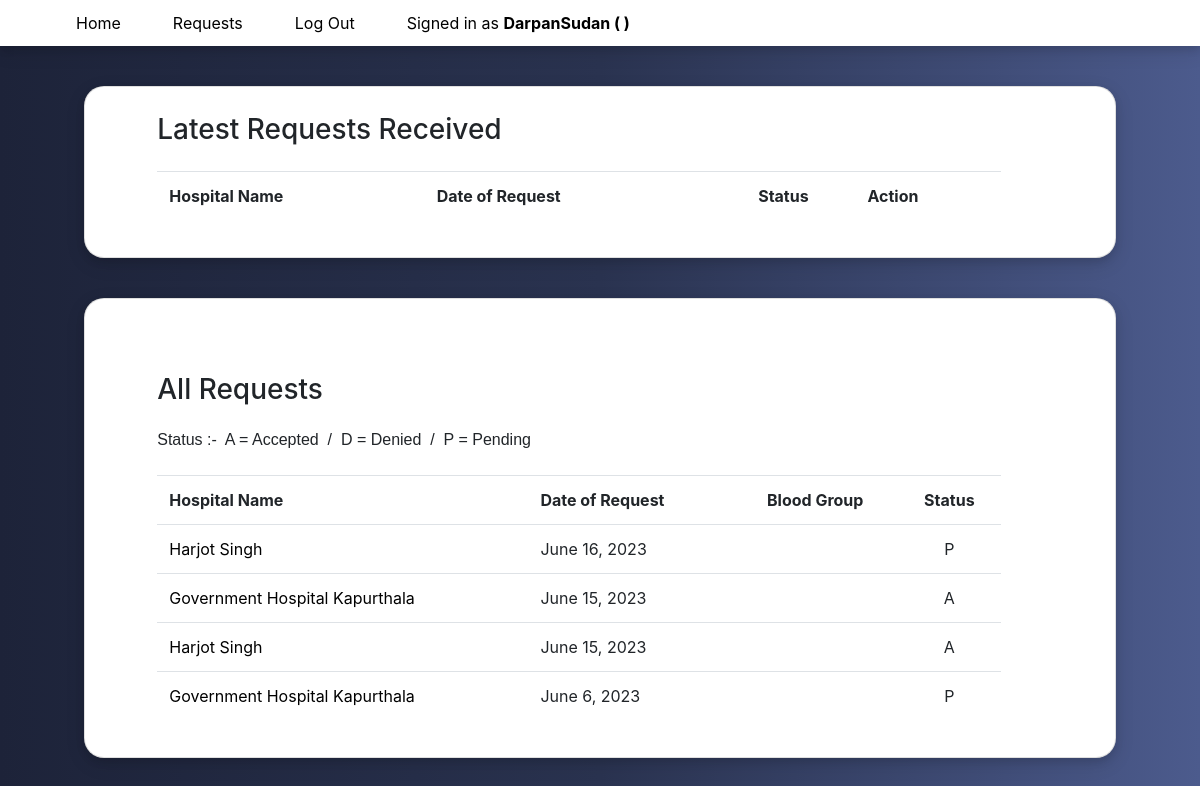
Page /requests/ (signed in) on the committed database.
### donate/models.py (models this page shows, shortened)
class User(AbstractUser):
    gender_choice = [
        ("M", "Male"),
        ("F", "Female"),
        ("O", "Other")
    ]
    is_hospital = models.BooleanField(default = False)
    street = models.CharField (max_length=64)
    city = models.CharField (max_length=64)
    state = models.CharField (max_length=64)
    phone_no = models.CharField(max_length=15, unique=True,null=True, blank=True)
    dob = models.DateField(auto_now_add=False, blank=True, null=True)
    blood_type = models.CharField(choices=unit_choices, max_length=64, blank=True)
    gender = models.CharField(choices=gender_choice, max_length=1, blank=True)
    requests = models.ManyToManyField("User", blank=True, through="BloodRequest")
    def __str__(self):
        if self.is_hospital:
            return f'{self.username}'
        else:
            return f'{self.username} ({self.first_name} {self.last_name})'

class BloodRequest(models.Model):
    hospital = models.ForeignKey("User", on_delete=models.CASCADE, related_name="requester")
    donor = models.ForeignKey("User", on_delete=models.CASCADE, related_name="requested_donor")
    status_choice = [
        ("P", "Pending"),
        ("A", "Accepted"),
        ("D", "Denied")
    ]
    date = models.DateField(auto_now_add=True)
    status = models.CharField(choices=status_choice, max_length=1, default="P")

### donate/views.py (the view, shortened to what this page needs)
# urls.py: path("requests/", views.requests, name="requests"),
@login_required(login_url="login")
def requests(request):
    if request.user.is_hospital == True:
        reqs = BloodRequest.objects.filter(hospital=request.user)
    else:
        reqs = BloodRequest.objects.filter(donor=request.user)
    return render(request, "donate/requests.html", {
            "reqs": reqs.order_by('date').reverse(),
            "today": date.today()
        })

### donate/templates/donate/requests.html (shortened to what this page needs)
{% extends "donate/layout.html" %}
{% load static %}
{% block stylelink %} <link href="{% static 'donate/requests.css' %}" rel="stylesheet"> {% endblock %}
{% block body %}
    <div class="requestscontainer">
        <div>
            {% if user.is_hospital == True %}
            <div class="card">
                <h3>Today's Accepted Requests</h3>
                    <table class="table table-hover">
                    <tr>
                        <th> Donor Name </th>
                        <th> Date of Request </th>
                        <th style="text-align: center;"> Status </th>
                        <th style="text-align: center;"> Blood Group </th>
                    </tr>
                    {% for req in reqs %}
                        {% if req.status == 'A' and today == req.date %}
                            <tr>
                                <td>    <a href="{% url 'profile' name=req.donor.username %}">{{ req.donor.first_name }} {{ req.donor.last_name }}</a> </td>
                                <td>    {{ req.date }}    </td>
                                <td style="text-align: center;">    {{ req.status }}  </td>
                                <td style="text-align: center;">    {{ req.donor.blood_type }}  </td>
                            </tr>
                        {% endif %}
                    {% empty %}
                    <tr>
                        <td>None</td>
                        <td>None</td>
                        <td style="text-align: center;">None</td>
                        <td style="text-align: center;">None</td>
                    <tr>
                    {% endfor %}
                    </table>
                </div>
                <div class="card">
                <h3>Make New Request</h3>
                Makes a request to all the donors in the city with Particular Blood Type
                <form action="{% url 'requests' %}" method="POST" style="display:flex; flex-flow: row wrap;">
                    {% csrf_token %}
                    <select class="form-control input" name="blood_req_type" required id="dropdown">
                        <option value="A+">A+</option>
                        <option value="A-">A-</option>
                        <option value="B+">B+</option>
                        <option value="B-">B-</option>
                        <option value="AB+">AB+</option>
                        <option value="AB-">AB-</option>
                        <option value="O+">O+</option>
                        <option value="O-">O-</option>
                    </select>
                    <input class="btn btn-info input" type="submit" value="Make Request" id="submit" style="margin-left:50px">
                </form>
                </div>
            {% else %}
            <div class="card">
                <h3>Latest Requests Received </h3>
                    <table class="table table-hover">
                        <tr>
                            <th> Hospital Name </th>
                            <th> Date of Request </th>
                            <th style="text-align: center;"> Status </th>
                            <th> Action </th>
                        </tr>
                    </table>
            </div>
            {% endif %}
            <div class="card">
                {% if user.is_hospital == True %}
                    <h3>ALL Requests Made</h3>
                {% else %}
                    <br><br><h3>All Requests</h3>
                {% endif %}
                <pre style="padding-bottom: 10px; font: 1em sans-serif;">Status :-  A = Accepted  /  D = Denied  /  P = Pending</pre>
                <table class="table table-hover">
                    <tr>
                        {% if user.is_hospital == True %}
                            <th> Donor Name </th>
                        {% else %}
                            <th>Hospital Name</th>
                        {% endif %}
                        <th> Date of Request </th>
                        <th style="text-align: center;"> Blood Group </th>
                        <th style="text-align: center;"> Status </th>
                    </tr>
                        {% for req in reqs %}
                            <tr>
                                {% if user.is_hospital == True %}
                                    <td> <a href="{% url 'profile' name=req.donor.username %}">{{ req.donor.first_name }} {{ req.donor.last_name }}</a></td>
                                {% else %}
                                    <td> <a href="{% url 'profile' name=req.hospital.username %}">{{ req.hospital }}</a></td>
                                {% endif %}
                                <td> {{ req.date }} </td>
                                <td style="text-align: center;"> {{ req.donor.blood_type }}</td>
                                <td style="text-align: center;"> {{ req.status }} </td>
                            </tr>
                        {% endfor %}
                </table>
            </div>
        </div>
    </div>
{% endblock %}

### donate/templates/donate/layout.html (shortened to what this page needs)
{% load static %}
<!DOCTYPE html>
<html lang="en">
    <head>
        <link rel="stylesheet" href="https://stackpath.bootstrapcdn.com/bootstrap/4.4.1/css/bootstrap.min.css">
        <link href="{% static 'donate/navbar.css' %}" rel="stylesheet">
        {% block stylelink %} {% endblock %}
    </head>
    <body>
        <div id="navbar">
        <ul class="nav nav-pills">
            <li class="nav-item">
                <a class="nav-link" href="{% url 'index' %}">Home</a>
            </li>
            {% if user.is_authenticated %}
                <li class="nav-item">
                    <a class="nav-link" href="{% url 'requests' %}">Requests</a>
                </li>
                <li class="nav-item">
                    <a class="nav-link" href="{% url 'logout' %}">Log Out</a>
                </li>
                <li class="nav-item">
                    <a class="nav-link" href="{% url 'profile' name=user.username %}">Signed in as <strong>{{ user }}</strong></a>
                </li>
            {% endif %}
        </ul>
        </div>
        {% block body %}
        {% endblock %}
    </body>
</html>

### donate/static/donate/navbar.css (style rules this page uses)
#navbar { padding-left: 50px; padding-top: 3px; padding-bottom: 3px; position: sticky; top:0; background-color: white; box-shadow: 0 4px 8px 0 rgba(0, 0, 0, 0.1), 0 6px 20px 0 rgba(0, 0, 0, 0.1); z-index: 5; }
.nav-item { padding-left: 10px; padding-right: 10px; }

### donate/static/donate/requests.css (style rules this page uses)
body { background: -webkit-gradient(linear, left top, right top, color-stop(0%,#1D2339), color-stop(50%,#2A3350), color-stop(100%,#4C5B8D )); }
.nav { background-color: white; }
.requestscontainer { margin: 40px 7% 100px 7%; }
a, a:hover, a:focus, a:active, a:visited { color: black }
.table { margin-right: 100px; width: 90%; }
tr, td { padding: 5px 5px 5px 5px; width: fit-content; }
h3 { margin-bottom: 25px; }
.card { margin-top: 20px; margin-bottom: 40px; padding: 2.5% 2% 2% 7% ; box-shadow: 0 4px 8px 0 rgba(0, 0, 0, 0.1), 0 6px 20px 0 rgba(0, 0, 0, 0.1); border-radius: 20px; }

### rows in the picture
User: is_hospital+username+first_name "DarpanSudan ( )"
BloodRequest: hospital "Harjot Singh", date "June 16, 2023", status "P"
BloodRequest: hospital "Government Hospital Kapurthala", date "June 15, 2023", status "A"
BloodRequest: hospital "Harjot Singh", date "June 15, 2023", status "A"
BloodRequest: hospital "Government Hospital Kapurthala", date "June 6, 2023", status "P"
